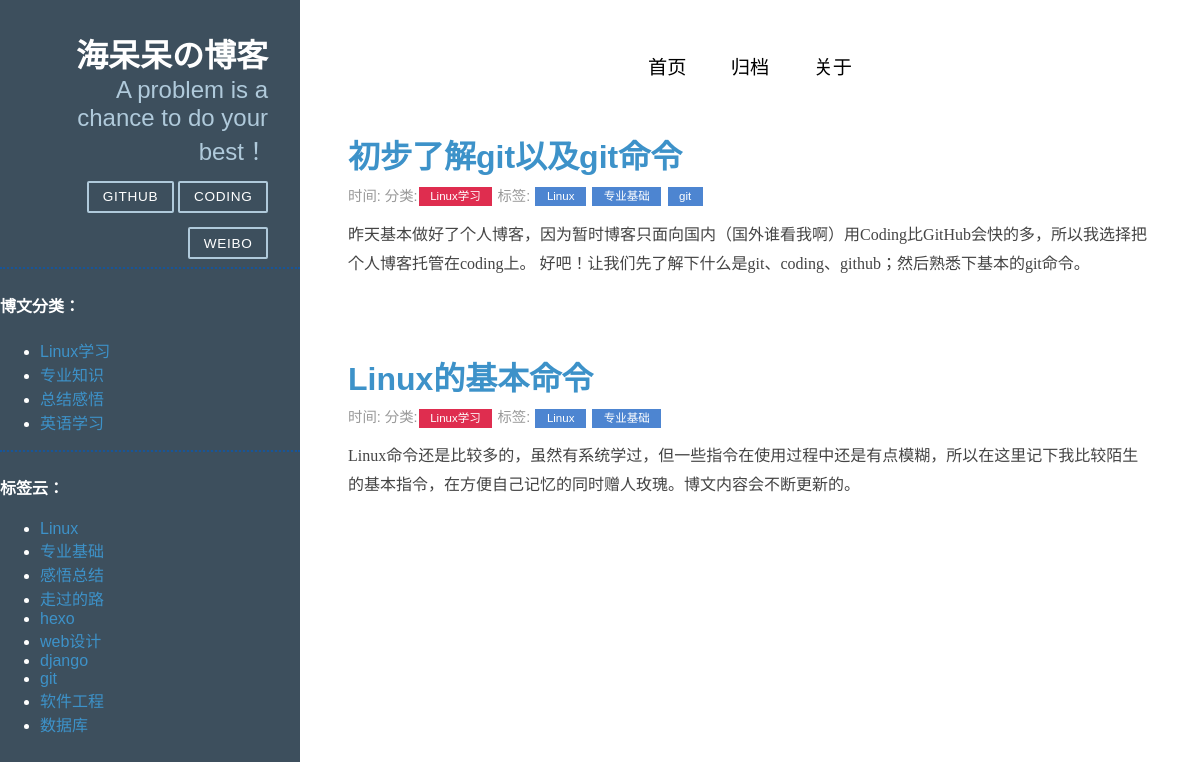
The page /tag/Linux学习/ on the database its author committed.
### blog/models.py (models this page shows, shortened)
class Category(models.Model):
    name = models.CharField('类名', max_length=20)
    created_time = models.DateTimeField('创建时间', auto_now_add=True)
    last_modified_time = models.DateTimeField('修改时间', auto_now=True)
    def __str__(self):
        return self.name
    class Meta:
        verbose_name = '分类'
        verbose_name_plural = '分类'

class Tag(models.Model):
    tag_name = models.CharField('标签', max_length=20)
    def __unicode__(self):
        return self.tag_name
    class Meta:
        verbose_name = '标签'
        verbose_name_plural = '标签'

class Article(models.Model):
    STATUS_CHOICES = (
        ('d', '草稿'),
        ('p', '已发布'),
    )
    title = models.CharField('标题', max_length=70)
    body = models.TextField('正文')
    created_time = models.DateTimeField('创建时间', auto_now_add=False)
    last_modified_time = models.DateTimeField('修改时间', auto_now=True)
    status = models.CharField('文章状态', max_length=1, choices=STATUS_CHOICES)
    abstract = models.TextField('摘要', max_length=200, blank=True, null=True, help_text="可选，如若为空将摘取正文的前200个字符")
    topped = models.BooleanField('置顶', default=False)
    category = models.ForeignKey('Category', verbose_name='分类', null=True, on_delete=models.SET_NULL)
    tag = models.ManyToManyField('Tag', verbose_name='标签', blank=True)
    class Meta:
        ordering = ['-last_modified_time']
        verbose_name = '博文'
        verbose_name_plural = '博文'

### blog/views.py (the view)
# urls.py: url(r'^tag/(?P<category>.+)/$', views.search_category, name = 'search_category'),
def search_category(request, category) :
    category_list = Category.objects.all() # 获取分类列表
    tag_list = Tag.objects.all() # 获取标签列表
    try:
        post_list = Article.objects.filter(category__name__exact = category)
    except Article.DoesNotExist :
        raise Http404
    context = { 'post_list' : post_list, 'category_list' : category_list , 'tag_list' : tag_list }
    return render(request, 'category.html', context)

### blog/templatetags/custom_markdown.py (called while the page is built)
@register.filter(is_safe=True)
@stringfilter
def custom_markdown(value):
    return mark_safe(markdown.markdown(value,
        extensions = ['markdown.extensions.fenced_code', 'markdown.extensions.codehilite'],
                                       safe_mode=True,
                                       enable_attributes=False))

### templates/category.html
{% extends "base.html" %}
{% load custom_markdown %}
{% block content %}
<div id="layout" class="pure-g">
    <div class="sidebar pure-u-1 pure-u-md-1-4">
        <div class="header">
            <h1 class="brand-title">海呆呆の博客</h1>
            <h2 class="brand-tagline">A problem is a chance to do your best！</h2>
            <nav class="nav">
                <ul class="nav-list">
                    <li class="nav-item">
                        <a class="pure-button" href="https://github.com/hidaidai">Github</a>
                    </li>
                    <li class="nav-item">
                        <a class="pure-button" href="http://weibo.com/dinosaurliu">Coding</a>
                    </li>
                     <li class="nav-item">
                        <a class="pure-button" href="http://weibo.com/dinosaurliu">Weibo</a>
                    </li>
                </ul>
            </nav>
        </div>
        <hr style=" height:2px;border:none;border-top:2px dotted #185598;" />
         <div>
             <h4>博文分类：</h4>
             <div class="row">
                   <ul>
            {% for category in category_list %}
                       <li class="cat-item">
                        <a href="{% url 'search_category' category=category.name %}">    {{ category.name }}</a>
                       </li>
            {% endfor %}
                  </ul>
          </div>
        </div>
         <hr style=" height:2px;border:none;border-top:2px dotted #185598;" />
         <div>
             <h4>标签云：</h4>
             <div class="row">
                   <ul>
            {% for tag in tag_list %}
                       <li class="cat-item">
                        <a href="#">    {{ tag.tag_name }}</a>
                       </li>
            {% endfor %}
                  </ul>
          </div>
        </div>
    </div>
    <div class="content pure-u-1 pure-u-md-3-4">
        <div>
           <div class="footer">
                <div class="pure-menu pure-menu-horizontal pure-menu-open">
                    <ul>
                        <li><a href="http://localhost:9000/">首页</a></li>
                        <li><a href="http://localhost:9000/archives/">归档</a></li>
                        <li><a href="http://localhost:9000/aboutme/">关于</a></li>
                    </ul>
                </div>
            </div>
<div class="posts">
    {% for post in post_list %}
        <section class="post">
            <header class="post-header">
                  <h2 class="post-title">
                             <a href="{% url 'detail' id=post.id %}">{{ post.title }}</a></h2>
                             <p class="post-meta">
                                                                 时间:<a class="post-author" href="#">{{ post.date_time |date:"Y M d"}}</a>
                                                                 分类:<a class="post-category post-category-js" href="{% url 'search_category' category=post.category %}">{{ post.category|title }}</a>
                                                                 标签:
                          {% for tag in post.tag.all %}
                            <a class="post-category post-category-pure" href="#">{{ tag }}</a>
                          {% endfor %}
                    </p>
            </header>
                <div class="post-description">
                    <p>
                        {{ post.abstract|custom_markdown }}
                    </p>
                </div>
        </section>
    {% endfor %}
</div>
        </div>
    </div>
</div>
{% endblock %}

### blog/static/css/pure-min.css (style rules this page uses)
article,aside,details,figcaption,figure,footer,header,hgroup,main,nav,section,summary { display:block }
html { font-size:100%;-ms-text-size-adjust:100%;-webkit-text-size-adjust:100% }
html,button,input,select,textarea { font-family:sans-serif }
body { margin:0 }
h1 { font-size:2em;margin:.67em 0 }
h2 { font-size:1.5em;margin:.83em 0 }
h4 { font-size:1em;margin:1.33em 0 }
hr { -moz-box-sizing:content-box;box-sizing:content-box;height:0 }
p,pre { margin:1em 0 }
dl,menu,ol,ul { margin:1em 0 }
menu,ol,ul { padding:0 0 0 40px }
nav ul,nav ol { list-style:none;list-style-image:none }
.pure-g { letter-spacing:-.31em;*letter-spacing:normal;*word-spacing:-.43em;text-rendering:optimizespeed;font-family:FreeSans,Arimo,"Droid Sans",Helvetica,Arial,sans-serif;display:-webkit-flex;-webkit-flex-flow:row wrap;display:-ms-flexbox;-ms-flex-flow:row wrap }
.pure-g [class *="pure-u"] { font-family:sans-serif }
.pure-u-1,.pure-u-1-1,.pure-u-1-2,.pure-u-1-3,.pure-u-2-3,.pure-u-1-4,.pure-u-3-4,.pure-u-1-5,.pure-u-2-5,.pure-u-3-5,.pure-u-4-5,.pure-u-5-5,.pure-u-1-6,.pure-u-5-6,.pure-u-1-8,.pure-u-3-8,.pure-u-5-8,.pure-u-7-8,.pure-u-1-12,.pure-u-5-12,.pure-u-7-12,.pure-u-11-12,.pure-u-1-24,.pure-u-2-24,.pure-u-3-24,.pure-u-4-24,.pure-u-5-24,.pure-u-6-24,.pure-u-7-24,.pure-u-8-24,.pure-u-9-24,.pure-u-10-24,.pure-u-11-24,.pure-u-12-24,.pure-u-13-24,.pure-u-14-24,.pure-u-15-24,.pure-u-16-24,.pure-u-17-24,.pure-u-18-24,.pure-u-19-24,.pure-u-20-24,.pure-u-21-24,.pure-u-22-24,.pure-u-23-24,.pure-u-24-24 { display:inline-block;*display:inline;zoom:1;letter-spacing:normal;word-spacing:normal;vertical-align:top;text-rendering:auto }
.pure-u-1,.pure-u-1-1,.pure-u-5-5,.pure-u-24-24 { width:100% }
.pure-button { display:inline-block;*display:inline;zoom:1;line-height:normal;white-space:nowrap;vertical-align:baseline;text-align:center;cursor:pointer;-webkit-user-drag:none;-webkit-user-select:none;-moz-user-select:none;-ms-user-select:none;user-select:none }
.pure-button { font-family:inherit;font-size:100%;*font-size:90%;*overflow:visible;padding:.5em 1em;color:#444;color:rgba(0,0,0,.8);*color:#444;border:1px solid #999;border:0 rgba(0,0,0,0);background-color:#E6E6E6;text-decoration:none;border-radius:2px }
.pure-menu ul { position:absolute;visibility:hidden }
.pure-menu.pure-menu-open { visibility:visible;z-index:2;width:100% }
.pure-menu ul { left:-10000px;list-style:none;margin:0;padding:0;top:-10000px;z-index:1 }
.pure-menu>ul { position:relative }
.pure-menu-open>ul { left:0;top:0;visibility:visible }
.pure-menu li { position:relative }
.pure-menu a,.pure-menu .pure-menu-heading { display:block;color:inherit;line-height:1.5em;padding:5px 20px;text-decoration:none;white-space:nowrap }
.pure-menu.pure-menu-horizontal>ul { display:inline-block;*display:inline;zoom:1;vertical-align:middle }
.pure-menu li a { padding:5px 20px }
.pure-menu-horizontal li { display:inline-block;*display:inline;zoom:1;vertical-align:middle }
.pure-menu.pure-menu-open,.pure-menu.pure-menu-horizontal li .pure-menu-children { background:#fff;border:1px solid #b7b7b7 }
.pure-menu.pure-menu-horizontal,.pure-menu.pure-menu-horizontal .pure-menu-heading { border:0 }
.pure-menu a { border:1px solid transparent;border-left:0;border-right:0 }
.pure-menu a,.pure-menu .pure-menu-can-have-children>li:after { color:#777 }

### blog/static/css/grids-responsive-min.css (style rules this page uses)
@media screen and (min-width:48em) { .pure-u-md-1,.pure-u-md-1-1,.pure-u-md-1-2,.pure-u-md-1-3,.pure-u-md-2-3,.pure-u-md-1-4,.pure-u-md-3-4,.pure-u-md-1-5,.pure-u-md-2-5,.pure-u-md-3-5,.pure-u-md-4-5,.pure-u-md-5-5,.pure-u-md-1-6,.pure-u-md-5-6,.pure-u-md-1-8,.pure-u-md-3-8,.pure-u-md-5-8,.pure-u-md-7-8,.pure-u-md-1-12,.pure-u-md-5-12,.pure-u-md-7-12,.pure-u-md-11-12,.pure-u-md-1-24,.pure-u-md-2-24,.pure-u-md-3-24,.pure-u-md-4-24,.pure-u-md-5-24,.pure-u-md-6-24,.pure-u-md-7-24,.pure-u-md-8-24,.pure-u-md-9-24,.pure-u-md-10-24,.pure-u-md-11-24,.pure-u-md-12-24,.pure-u-md-13-24,.pure-u-md-14-24,.pure-u-md-15-24,.pure-u-md-16-24,.pure-u-md-17-24,.pure-u-md-18-24,.pure-u-md-19-24,.pure-u-md-20-24,.pure-u-md-21-24,.pure-u-md-22-24,.pure-u-md-23-24,.pure-u-md-24-24 { display:inline-block;*display:inline;zoom:1;letter-spacing:normal;word-spacing:normal;vertical-align:top;text-rendering:auto } }
@media screen and (min-width:48em) { .pure-u-md-1-4,.pure-u-md-6-24 { width:25%;*width:24.969% } }
@media screen and (min-width:48em) { .pure-u-md-3-4,.pure-u-md-18-24 { width:75%;*width:74.969% } }

### rows shown on the page
Category: name "Linux学习"
Category: name "专业知识"
Category: name "总结感悟"
Category: name "英语学习"
Tag: tag_name "Linux"
Tag: tag_name "专业基础"
Tag: tag_name "感悟总结"
Tag: tag_name "走过的路"
Tag: tag_name "hexo"
Tag: tag_name "web设计"
Tag: tag_name "django"
Tag: tag_name "git"
Tag: tag_name "软件工程"
Tag: tag_name "数据库"
Article: title "初步了解git以及git命令", category "Linux学习", abstract|custom_markdown "昨天基本做好了个人博客，因为暂时博客只面向国内（国外谁看我啊）用Coding比GitHub会快的多，所以我选择把个人博客托管在coding上。 好吧！让我们先了解下什么是git、coding、github；然后熟悉下基本的git命令。"
Article: title "Linux的基本命令", category "Linux学习", abstract|custom_markdown "Linux命令还是比较多的，虽然有系统学过，但一些指令在使用过程中还是有点模糊，所以在这里记下我比较陌生的基本指令，在方便自己记忆的同时赠人玫瑰。博文内容会不断更新的。"
